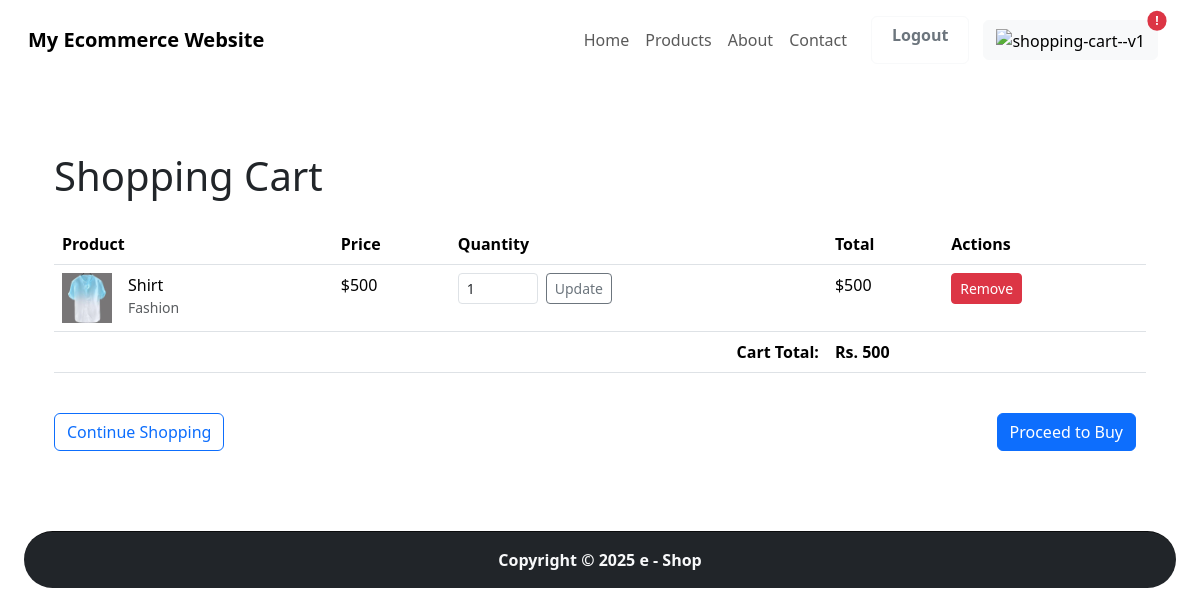
/cart/ (signed in), run on the app's committed database.
### cart/models.py (models this page shows, shortened)
class CartItem(models.Model):
    cart = models.ForeignKey(Cart, on_delete=models.CASCADE)
    product = models.ForeignKey(Products, on_delete=models.CASCADE)
    quantity = models.IntegerField(default=1)
    added_at = models.DateTimeField(auto_now_add=True)
    def get_item_total(self):
        return self.product.price * self.quantity

class Cart(models.Model):
    user = models.ForeignKey(User, on_delete=models.CASCADE)
    created_at = models.DateTimeField(auto_now_add=True)
    updated_at = models.DateTimeField(auto_now=True)
    def get_cart_total(self):
        cart_items = self.cartitem_set.all()
        total = sum(item.get_item_total() for item in cart_items)
        return total

### products/models.py (models this page shows)
class Products(models.Model):
    name = models.CharField(max_length=255)
    description = models.TextField()
    image = models.ImageField(upload_to='products')
    stock = models.IntegerField(default=0)
    price = models.IntegerField(default=0)
    category = models.CharField(max_length=255)

### cart/views.py (the view)
# urls.py: path('cart/', cart_view, name='cart_view'),
@login_required(login_url='/login/')
def cart_view(request):
    cart, created = Cart.objects.get_or_create(user=request.user)
    context = {
        'cart': cart,
        'cart_items': cart.cartitem_set.all().select_related('product')
    }
    return render(request, 'cart.html', context)

### cart/templates/cart.html (shortened to what this page needs)
{% extends "base.html" %}
{% block content %}
<div class="container py-5">
    <h1 class="mb-4">Shopping Cart</h1>
    {% if cart_items %}
        <div class="table-responsive">
            <table class="table table-hover">
                <thead>
                    <tr>
                        <th>Product</th>
                        <th>Price</th>
                        <th>Quantity</th>
                        <th>Total</th>
                        <th>Actions</th>
                    </tr>
                </thead>
                <tbody>
                    {% for item in cart_items %}
                        <tr>
                            <td>
                                <div class="d-flex align-items-center">
                                    {% if item.product.image %}
                                        <img src="{{ item.product.image.url }}" alt="{{ item.product.name }}"
                                             style="width: 50px; height: 50px; object-fit: cover;" class="me-3">
                                    {% endif %}
                                    <div>
                                        <h6 class="mb-0">{{ item.product.name }}</h6>
                                        <small class="text-muted">{{ item.product.category }}</small>
                                    </div>
                                </div>
                            </td>
                            <td>${{ item.product.price }}</td>
                            <td>
                                <form method="post" action="{% url 'update_cart_item' item.id %}"
                                      class="d-flex align-items-center">
                                    <input type="number" name="quantity" value="{{ item.quantity }}"
                                           min="1" max="{{ item.product.stock }}"
                                           class="form-control form-control-sm" style="width: 80px;">
                                    <button type="submit" class="btn btn-sm btn-outline-secondary ms-2">
                                        Update
                                    </button>
                                </form>
                            </td>
                            <td>${{ item.get_item_total }}</td>
                            <td>
                                <form method="post" action="{% url 'remove_from_cart' item.id %}"
                                      class="d-inline">
                                    <button type="submit" class="btn btn-sm btn-danger">Remove</button>
                                </form>
                            </td>
                        </tr>
                    {% endfor %}
                </tbody>
                <tfoot>
                    <tr>
                        <td colspan="3" class="text-end"><strong>Cart Total:</strong></td>
                        <td colspan="2"><strong>Rs. {{ cart.get_cart_total }}</strong></td>
                    </tr>
                </tfoot>
            </table>
        </div>
        <div class="d-flex justify-content-between mt-4">
            <a href="{% url 'products' %}" class="btn btn-outline-primary">
                Continue Shopping
            </a>
            <a href="{% url 'checkout' %}" class="btn btn-primary">
                Proceed to Buy
            </a>
        </div>
    {% endif %}
</div>
{% endblock %}

### static/css/main.css (style rules this page uses)
body { margin: 0; padding: 0; }
.btn { border: 2px solid rgba(255, 255, 255, 0.504) ; font-size:large; justify-content: right; text-align: right; margin-right: 10px; padding: 14px; border-radius: 10px; color: rgb(0, 0, 0); font-weight: bold; background-color: rgb(9, 255, 0); }
div a { text-decoration: none; color: rgb(0, 0, 0); font-weight: bold; }

### data on the page
CartItem: product.image (picture), product.name "Shirt", product.category "Fashion", product.price "500", quantity "1", get_item_total "500"
Cart: get_cart_total "500"
